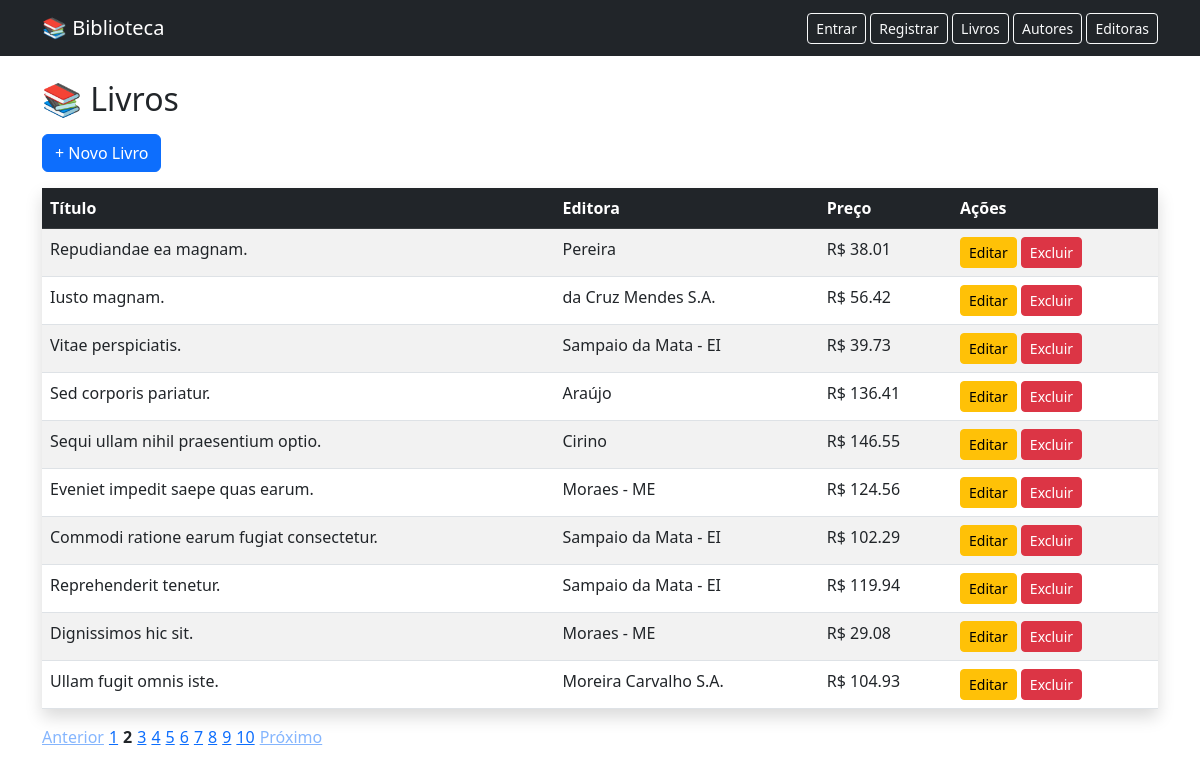
/edu/livros/?page=2, run on the app's committed database.
### edu/models.py (models this page shows, shortened)
class Livro(models.Model):
    isbn = models.CharField(max_length=13, unique=True)
    titulo = models.CharField(max_length=200)
    publicacao = models.DateField()
    preco = models.DecimalField(max_digits=6, decimal_places=2)
    estoque = models.IntegerField()
    editora = models.ForeignKey(
        Editora,
        on_delete=models.CASCADE,
        related_name='livros'
    )
    autores = models.ManyToManyField(
        Autor,
        through='Publica',
        related_name='livros'
    )

class Editora(models.Model):
    nome = models.CharField(max_length=100, unique=False)

### edu/views.py (the view)
# urls.py: path('livros/', views.listar_livros, name='listar_livros'),
def listar_livros(request):
    livros = Livro.objects.all()
    page = request.GET.get('page',1)
    pag = Paginator(livros, 10)
    try:
        livros = pag.page(page)
    except PageNotAnInteger:
        livros = pag.page(1)
    except EmptyPage:
        livros = pag.page(pag.num_pages)
    return render(request, 'livros/listar.html', {'livros': livros})

### edu/templates/livros/listar.html
{% extends 'baseedu.html' %}
{% block content %}
<h2 class="mb-3">📚 Livros</h2>
<a href="{% url 'criar_livro' %}" class="btn btn-primary mb-3">
    + Novo Livro
</a>
<table class="table table-striped table-hover shadow">
    <thead class="table-dark">
        <tr>
            <th>Título</th>
            <th>Editora</th>
            <th>Preço</th>
            <th>Ações</th>
        </tr>
    </thead>
    <tbody>
        {% for livro in livros %}
        <tr>
            <td>{{ livro.titulo }}</td>
            <td>{{ livro.editora.nome }}</td>
            <td>R$ {{ livro.preco }}</td>
            <td>
                <a href="{% url 'editar_livro' livro.id %}" class="btn btn-warning btn-sm">Editar</a>
                <a href="{% url 'deletar_livro' livro.id %}" class="btn btn-danger btn-sm">Excluir</a>
            </td>
        </tr>
        {% endfor %}
    </tbody>
</table>
<div>
    {% if livros.has_other_pages %}
  <nav class="pagination" aria-label="Page navigation">
    <ul class="pagination" style="display: flex; gap: 5px; padding: 0;">
      {% if livros.has_previous %}
        <li class="page-item">
          <a href="?page={{ livros.previous_page_number }}" style="opacity: 0.5;">Anterior</a>
        </li>
      {% endif %}
      {% for num in livros.paginator.page_range %}
        {% if num == livros.number %}
          <li class="page-item active"><strong>{{ num }}</strong></li>
        {% else %}
          <li class="page-item"><a href="?page={{ num }}">{{ num }}</a></li>
        {% endif %}
      {% endfor %}
      {% if livros.has_next %}
        <li class="page-item">
          <a href="?page={{ livros.next_page_number }}" style="opacity: 0.5;">Próximo</a>
        </li>
      {% endif %}
    </ul>
  </nav>
{% endif %}
</div>
{% endblock %}

### data on the page
Livro: titulo "Repudiandae ea magnam.", editora.nome "Pereira", preco "38.01"
Livro: titulo "Iusto magnam.", editora.nome "da Cruz Mendes S.A.", preco "56.42"
Livro: titulo "Vitae perspiciatis.", editora.nome "Sampaio da Mata - EI", preco "39.73"
Livro: titulo "Sed corporis pariatur.", editora.nome "Araújo", preco "136.41"
Livro: titulo "Sequi ullam nihil praesentium optio.", editora.nome "Cirino", preco "146.55"
Livro: titulo "Eveniet impedit saepe quas earum.", editora.nome "Moraes - ME", preco "124.56"
Livro: titulo "Commodi ratione earum fugiat consectetur.", editora.nome "Sampaio da Mata - EI", preco "102.29"
Livro: titulo "Reprehenderit tenetur.", editora.nome "Sampaio da Mata - EI", preco "119.94"
Livro: titulo "Dignissimos hic sit.", editora.nome "Moraes - ME", preco "29.08"
Livro: titulo "Ullam fugit omnis iste.", editora.nome "Moreira Carvalho S.A.", preco "104.93"

### other printed values
{{ num }} "1" "3" "4" "5" "6" "7" "8" "9" "10"
{{ num }} "2"
